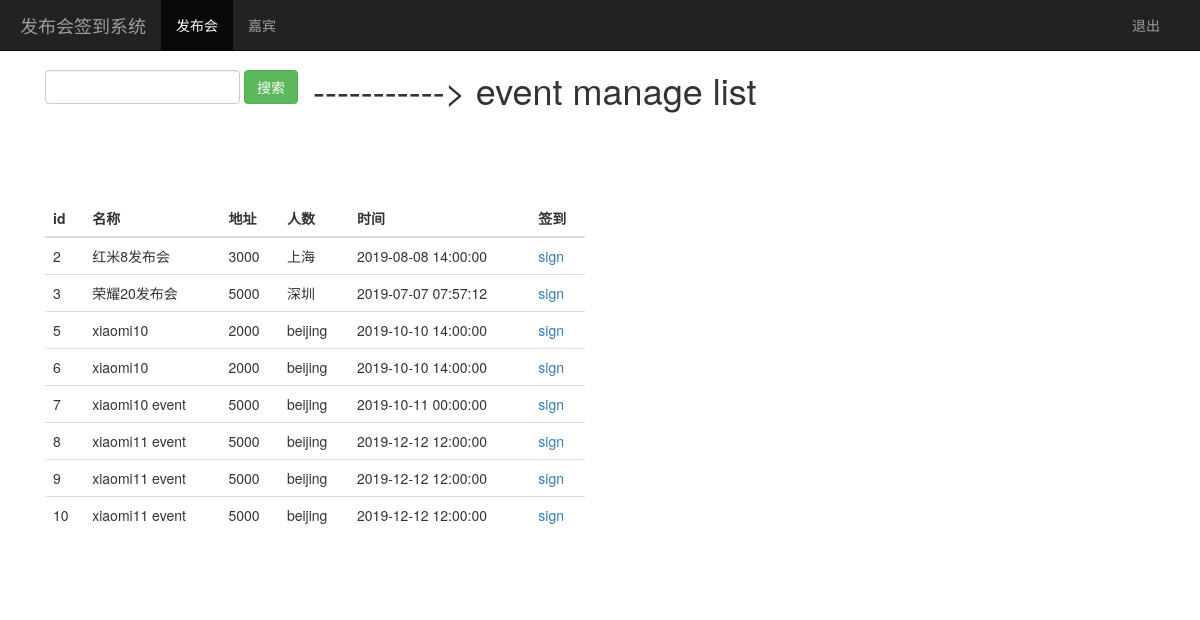
The page /manage (signed in) on the database its author committed.
### sign/models.py (models this page shows, shortened)
class Event(models.Model):
    name = models.CharField(max_length=100)            # 发布会标题
    limit = models.IntegerField()                      # 限制人数
    status = models.BooleanField()                     # 状态
    address = models.CharField(max_length=200)         # 地址
    start_time = models.DateTimeField('events time')   # 发布会时间
    create_time = models.DateTimeField(auto_now=True)  # 创建时间（自动获取当前时间）

### sign/views.py (the view)
# urls.py: path("manage", views.manage),
@login_required
def manage(request):
    cookie_user = request.session.get('user2')
    event_list = Event.objects.all()
    return render(request, "event_mange.html", {
        "welcome_user": cookie_user, "events": event_list})

### sign/templates/event_mange.html (shortened to what this page needs)
<!DOCTYPE html>
<html lang="zh-CN">
<head>
    {% load static %}
    <link href="{% static "css/bootstrap.min.css" %}" rel="stylesheet">
    <link href="{% static "css/starter-template.css" %}" rel="stylesheet">
</head>
<body>
<nav class="navbar navbar-inverse navbar-fixed-top">
    <div class="container" style="margin-right: 5px; margin-left: 5px;">
        <div class="navbar-header">
            <a class="navbar-brand" href="/manage">发布会签到系统</a>
        </div>
        <div id="navbar" class="collapse navbar-collapse">
            <ul class="nav navbar-nav">
                <li class="active"><a href="#">发布会</a></li>
                <li><a href="/guest">嘉宾</a></li>
            </ul>
            <ul class="nav navbar-nav navbar-right">
                <li><a href="/logout">退出</a></li>
            </ul>
        </div>
    </div>
</nav>
<div class="container">
    <form class="navbar-form navbar-left" action="/search_event"
          style="margin-top: 20px;">
        <div class="form-group">
            <input type="text" class="form-control" name="name">
        </div>
        <button type="submit" class="btn btn-success">搜索</button>
    </form>
    <h1>-----------> event manage list </h1>
    <div class="starter-template">
        <div class="row" style="margin-top: 20px;">
            <div class="col-md-6" style="margin-top: 20px;">
                <table class="table">
                    <thead>
                    <tr>
                        <th>id</th>
                        <th>名称</th>
                        <th>地址</th>
                        <th>人数</th>
                        <th>时间</th>
                        <th>签到</th>
                    </tr>
                    </thead>
                    <tbody>
                    {% for event in events %}
                        <tr>
                            <td>{{ event.id }}</td>
                            <td>{{ event.name }}</td>
                            <td>{{ event.limit }}</td>
                            <td>{{ event.address }}</td>
                            <td>{{ event.start_time | date:"Y-m-d H:i:s" }}</td>
                            <td>
                                <a target="_blank" href="/sign_index/{{ event.id }}/">sign</a>
                            </td>
                        </tr>
                    {% endfor %}
                    </tbody>
                </table>
            </div>
        </div>
    </div>
</div>
</body>
</html>

### static/css/starter-template.css (style rules this page uses)
body { padding-top: 50px; }
.starter-template { padding: 40px 15px; text-align: center; }

### sign/templates/event_mange.html (style rules this page uses)
.table > tbody > tr > td { text-align: left; }

### rows shown on the page
Event: id "2", name "红米8发布会", limit "3000", address "上海", start_time "2019-08-08 14:00:00"
Event: id "3", name "荣耀20发布会", limit "5000", address "深圳", start_time "2019-07-07 07:57:12"
Event: id "5", name "xiaomi10", limit "2000", address "beijing", start_time "2019-10-10 14:00:00"
Event: id "6", name "xiaomi10", limit "2000", address "beijing", start_time "2019-10-10 14:00:00"
Event: id "7", name "xiaomi10 event", limit "5000", address "beijing", start_time "2019-10-11 00:00:00"
Event: id "8", name "xiaomi11 event", limit "5000", address "beijing", start_time "2019-12-12 12:00:00"
Event: id "9", name "xiaomi11 event", limit "5000", address "beijing", start_time "2019-12-12 12:00:00"
Event: id "10", name "xiaomi11 event", limit "5000", address "beijing", start_time "2019-12-12 12:00:00"
